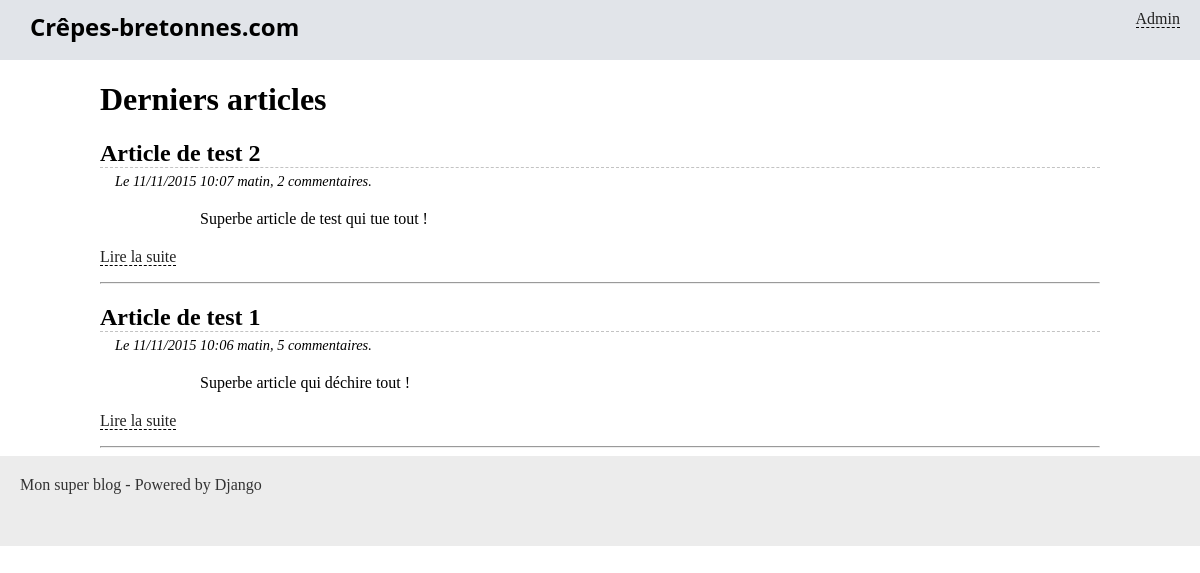
Screenshot of /blog/ with the database file from the repository.
### blog/models.py (models this page shows, shortened)
class Article(models.Model):
    titre = models.CharField(max_length=100)
    slug = models.SlugField()
    auteur = models.CharField(max_length=42)
    contenu = models.TextField(null=True)
    date = models.DateTimeField(verbose_name="Date de parution",
                                auto_now_add=True, auto_now=False)
    is_visible = models.BooleanField(verbose_name="Article publié ?",
                                     default=False)
    categorie = models.ForeignKey('Categorie')

class Comment(models.Model):
    pseudo = models.CharField(max_length=42)
    email = models.EmailField()
    contenu = models.TextField()
    date = models.DateTimeField(verbose_name='Date de publication',
                                auto_now_add=True, auto_now=False)
    is_visible = models.BooleanField(verbose_name='Commentaire publié ?',
                                     default=True)
    article = models.ForeignKey('Article')

### blog/views.py (the view)
def accueil(request):
    articles = Article.objects.filter(is_visible=True).order_by('-date')[:4]
    return render(request, 'blog/accueil.html', locals())

### blog/templates/blog/accueil.html (shortened to what this page needs)
{% extends "blog/base.html" %}
{% block content %}
	<h1>Derniers articles</h1>
	{% for article in articles %}
		<h2 class="titre-article">{{ article.titre }}</h2>
		<p class="infos-article">Le {{ article.date|date:'SHORT_DATETIME_FORMAT' }}, {{ article.comment_set.all|length }} commentaires.</p>
		<div class="contenu-article">
			{{ article.contenu|safe|truncatewords_html:30 }}
		</div>
		<p><a href="{% url 'blog_lire' article.slug %}">Lire la suite</a></p>
		<hr />
	{% endfor %}
{% endblock %}

### blog/static/blog/styles.css (style rules this page uses)
* { box-sizing: border-box; }
body { margin: 0; padding: 0; }
a { color: #222; border-bottom: 1px dashed #000; text-decoration: none; }
.titre-article, .titre-comments { border-bottom: 1px dashed #c3c3c3; margin-bottom: 0; }
.infos-article { margin: 5px 0 0 15px; font-style: italic; font-size: 0.9em; }
.contenu-article { margin: 20px auto; width: 80%; }

### rows the page displays
Article: titre "Article de test 2", date "11/11/2015 10:07 matin", comment_set.all|length "2", contenu "Superbe article de test qui tue tout !"
Article: titre "Article de test 1", date "11/11/2015 10:06 matin", comment_set.all|length "5", contenu "Superbe article qui déchire tout !"
